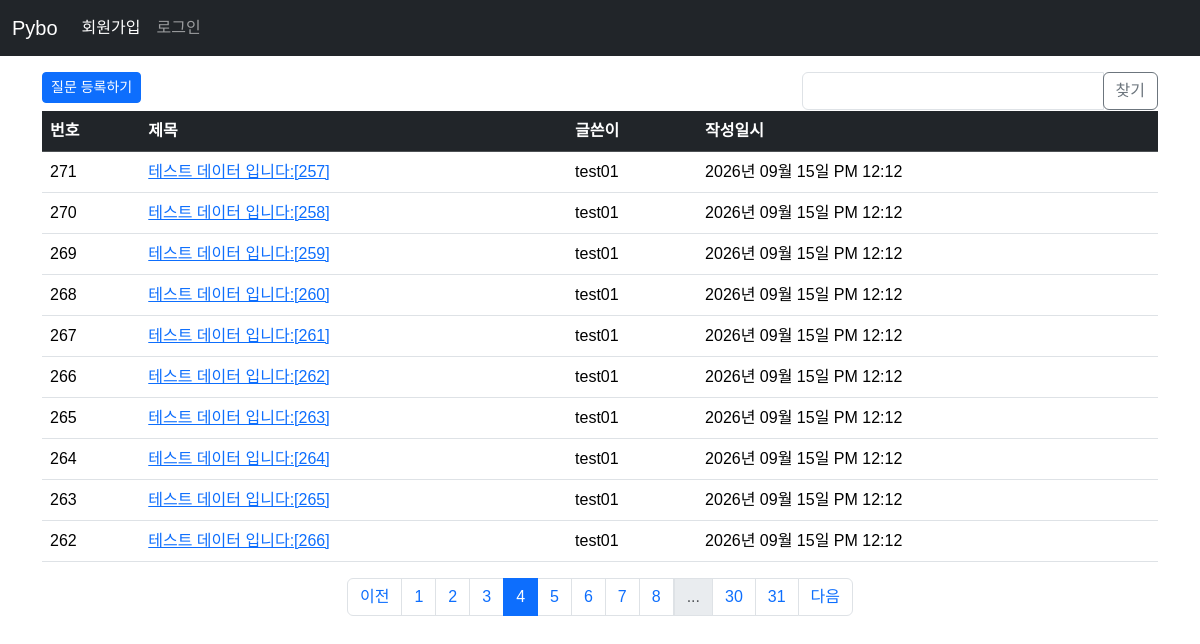
Screenshot of /question/list/?page=4 with the database file from the repository.
### pybo/models.py (models this page shows)
class Question(db.Model):
    id = db.Column(db.Integer, primary_key=True)
    subject = db.Column(db.String(200), nullable=False)
    content = db.Column(db.Text, nullable=False)
    create_date = db.Column(db.DateTime, nullable=False)
    user_id = db.Column(db.Integer, db.ForeignKey('user.id', ondelete='CASCADE'), nullable=False)
    user = db.relationship('User', backref=db.backref('question_set'))
    modify_date = db.Column(db.DateTime, nullable=True)

class User(db.Model):
    id = db.Column(db.Integer, primary_key=True)
    username = db.Column(db.String(150), unique=True, nullable=False)
    password = db.Column(db.String(200), nullable=False)
    email = db.Column(db.String(120), unique=True, nullable=False)

### pybo/views/question_views.py (the view, shortened to what this page needs)
@bp.route('/list/')
def _list():
    page = request.args.get('page', default=1, type=int)  # url parameter ?page=1
    kw = request.args.get('kw', default='', type=str) # 검색 키쿼드 추가
    question_list = Question.query.order_by(Question.create_date.desc())
    question_list = question_list.paginate(page=page, per_page=10)    # 페이지 구현
    return render_template('question/question_list.html', question_list=question_list, page=page, kw=kw)

### pybo/filter.py (called while the page is built)
def format_datetime(value, fmt='%Y년 %m월 %d일 %p %I:%M'):
    return value.strftime(fmt)

### pybo/views/auth_viewe.py (called while the page is built)
@bp.before_app_request
def load_logged_in_user():
    user_id = session.get('user_id')
    if user_id is None:
        g.user = None
    else:
        g.user = User.query.get(user_id)

### pybo/templates/question/question_list.html (shortened to what this page needs)
{% extends 'base.html' %}
{% block content %}
<div class="container my-3">
    <div class="row my-e">
        <div class="col-md-8">
            <a href="{{ url_for('question.create') }}" class="btn btn-primary btn-sm mb-2">질문 등록하기</a>
        </div>
        <div class="col-md-4">
            <div class="input-group">
                <input type="text" id="search_kw" class="form-control"
                    value="{{ kw or '' }}">
                <div class="input-group-append">
                    <button class="btn btn-outline-secondary" id="btn_search">찾기</button>
                </div>
            </div>
        </div>
    </div>
    <table class="table table-hover">
      <thead>
        <tr class="table-dark">
            <th>번호</th>
            <th>제목</th>
            <th>글쓴이</th>
            <th>작성일시</th>
        </tr>
      </thead>
      <tbody>
        {% if question_list %}
        {% for question in question_list.items%}
        <tr>
            <td>{{ question_list.total - ((question_list.page-1)*question_list.per_page) - loop.index0 }}</td>
            <td>
                <a href="{{ url_for('question.detail', question_id=question.id) }}">{{ question.subject }}</a>
            </td>
            <td>{{ question.user.username }}</td>
            <td>{{ question.create_date|datetime }}</td>
        </tr>
        {% endfor %}
        {% else %}
        <tr>
            <td colspan="3">질문이 없습니다.</td>
        </tr>
        {% endif %}
      </tbody>
    </table>
    <ul class="pagination justify-content-center">
        {% if question_list.has_prev %}
        <li class="page-item">
            <a href="?page={{ question_list.prev_num }}" class="page-link">이전</a>
        </li>
        {% else %}
        <li class="page-item disabled">
            <a class="page-link" tabindex="-1" aria-disabled="true" href="javascript:void(0)">이전</a>
        </li>
        {% endif %}
        {% for page_num in question_list.iter_pages() %}
        {% if page_num %}
        {% if page_num != question_list.page %}
        <li class="page-item">
            <a class="page-link" data-page="{{ page_num }}" href="javascript:void(0)">{{ page_num }}</a>
        </li>
        {% else %}
        <li class="page-item active" aria-current="page">
            <a class="page-link" href="javascript:void(0)">{{ page_num }}</a>
        </li>
        {% endif %}
        {% else %}
        <li class="disabled">
            <a class="page-link" href="javascript:void(0)">...</a>
        </li>
        {% endif %}
        {% endfor %}
        {% if question_list.has_next %}
        <li class="page-item">
            <a class="page-link" href="?page={{ question_list.next_num }}">다음</a>
        </li>
        {% else %}
        <li class="page-item disabled">
            <a class="page-link" tabindex="-1" aria-disabled="true" href="javascript:void(0)">다음</a>
        </li>
        {% endif %}
    </ul>
</div>
{% endblock %}

### pybo/static/style.css (style rules this page uses)
body { font-family: "Noto Sans KR", sans-serif; font-weight: 400; }

### rows the page displays
Question: total "271", subject "테스트 데이터 입니다:[257]", user.username "test01", create_date "2026년 09월 15일 PM 12:12"
Question: total "270", subject "테스트 데이터 입니다:[258]", user.username "test01", create_date "2026년 09월 15일 PM 12:12"
Question: total "269", subject "테스트 데이터 입니다:[259]", user.username "test01", create_date "2026년 09월 15일 PM 12:12"
Question: total "268", subject "테스트 데이터 입니다:[260]", user.username "test01", create_date "2026년 09월 15일 PM 12:12"
Question: total "267", subject "테스트 데이터 입니다:[261]", user.username "test01", create_date "2026년 09월 15일 PM 12:12"
Question: id "266", subject "테스트 데이터 입니다:[262]", user.username "test01", create_date "2026년 09월 15일 PM 12:12"
Question: total "265", subject "테스트 데이터 입니다:[263]", user.username "test01", create_date "2026년 09월 15일 PM 12:12"
Question: total "264", subject "테스트 데이터 입니다:[264]", user.username "test01", create_date "2026년 09월 15일 PM 12:12"
Question: total "263", subject "테스트 데이터 입니다:[265]", user.username "test01", create_date "2026년 09월 15일 PM 12:12"
Question: total "262", subject "테스트 데이터 입니다:[266]", user.username "test01", create_date "2026년 09월 15일 PM 12:12"

### other values shown
{{ page_num }} "1" "2" "3" "5" "6" "7" "8" "30" "31"
{{ page_num }} "4"
